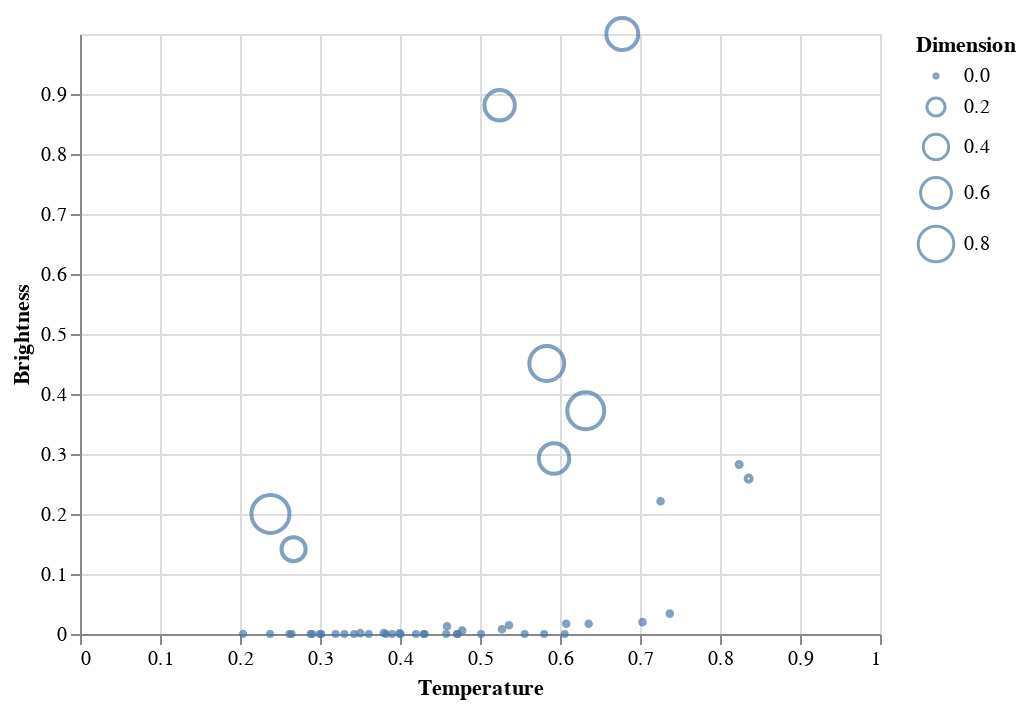

The notebook cell this image was saved under:
### Code cell
data = dataset[dataset['Spectral_Class'] == 'B']
data

alt.Chart(data).mark_point().encode( 
    
    x = alt.X('Temperature',
         scale = alt.Scale(domain = (min(dataset.Temperature), max(dataset.Temperature))),
         axis = alt.Axis(format='K', title='Temperature')
         ),
    
    y = alt.Y('L',
         scale = alt.Scale(domain = (min(dataset.L), max(dataset.L))),
         axis = alt.Axis(format='K', title='Brightness')
         ),
    
    size = alt.Size('R', legend = alt.Legend(title = 'Dimension'))
)

### Figure 1 — Vega-Lite specification as saved in the notebook (floating-point values rounded to 4 significant figures)
{"config": {"view": {"continuousWidth": 400, "continuousHeight": 300}}, "data": {"name": "data-b0aad1a338aa3014bfde48153b2b1852"}, "mark": "point", "encoding": {"size": {"type": "quantitative", "field": "R", "legend": {"title": "Dimension"}}, "x": {"type": "quantitative", "axis": {"format": "K", "title": "Temperature"}, "field": "Temperature", "scale": {"domain": [0.0, 1.0]}}, "y": {"type": "quantitative", "axis": {"format": "K", "title": "Brightness"}, "field": "L", "scale": {"domain": [0.0, 1.0]}}}, "$schema": "https://vega.github.io/schema/vega-lite/v4.8.1.json", "datasets": {"data-b0aad1a338aa3014bfde48153b2b1852": [{"Temperature": 0.6059, "L": 6.583e-08, "R": 0.0, "A_M": 1.122, "Color": "Blue-White", "Spectral_Class": "B", "Type": 2}, {"Temperature": 0.3826, "L": 1.521e-08, "R": 2.874e-06, "A_M": 1.187, "Color": "Blue-White", "Spectral_Class": "B", "Type": 2}, {"Temperature": 0.7373, "L": 0.03395, "R": 0.003229, "A_M": 0.3848, "Color": "Blue-White", "Spectral_Class": "B", "Type": 3}, {"Temperature": 0.3504, "L": 0.001337, "R": 0.003691, "A_M": 0.496, "Color": "Blue-White", "Spectral_Class": "B", "Type": 3}, {"Temperature": 0.2039, "L": 8.712e-05, "R": 0.001479, "A_M": 0.6022, "Color": "White", "Spectral_Class": "B", "Type": 3}, {"Temperature": 0.8358, "L": 0.259, "R": 0.01334, "A_M": 0.2901, "Color": "Blue", "Spectral_Class": "B", "Type": 4}, {"Temperature": 0.401, "L": 1.06e-09, "R": 3.387e-06, "A_M": 1.215, "Color": "Blue-White", "Spectral_Class": "B", "Type": 2}, {"Temperature": 0.3195, "L": 6.946e-10, "R": 2.566e-07, "A_M": 1.201, "Color": "Blue-White", "Spectral_Class": "B", "Type": 2}, {"Temperature": 0.2646, "L": 8.241e-10, "R": 4.106e-07, "A_M": 1.199, "Color": "Blue-White", "Spectral_Class": "B", "Type": 2}, {"Temperature": 0.2375, "L": 7.77e-10, "R": 1.54e-07, "A_M": 1.152, "Color": "Blue-White", "Spectral_Class": "B", "Type": 2}, {"Temperature": 0.4708, "L": 1.201e-09, "R": 2.412e-06, "A_M": 1.16, "Color": "Blue", "Spectral_Class": "B", "Type": 2}, {"Temperature": 0.824, "L": 0.2825, "R": 0.006154, "A_M": 0.2702, "Color": "Blue", "Spectral_Class": "B", "Type": 4}, {"Temperature": 0.3016, "L": 6.004e-10, "R": 7.236e-07, "A_M": 1.276, "Color": "Blue-White", "Spectral_Class": "B", "Type": 2}, {"Temperature": 0.5013, "L": 1.672e-09, "R": 1.437e-06, "A_M": 1.168, "Color": "Blue", "Spectral_Class": "B", "Type": 2}, {"Temperature": 0.4296, "L": 1.436e-09, "R": 4.824e-07, "A_M": 1.231, "Color": "Blue", "Spectral_Class": "B", "Type": 2}, {"Temperature": 0.3305, "L": 8.712e-10, "R": 6.774e-07, "A_M": 1.188, "Color": "Blue-White", "Spectral_Class": "B", "Type": 2}, {"Temperature": 0.2617, "L": 6.946e-10, "R": 2.977e-07, "A_M": 1.162, "Color": "Blue-White", "Spectral_Class": "B", "Type": 2}, {"Temperature": 0.2883, "L": 7.417e-10, "R": 5.389e-07, "A_M": 1.234, "Color": "Blue-White", "Spectral_Class": "B", "Type": 2}, {"Temperature": 0.2902, "L": 9.418e-10, "R": 8.006e-07, "A_M": 1.154, "Color": "Blue-White", "Spectral_Class": "B", "Type": 2}, {"Temperature": 0.7257, "L": 0.2213, "R": 0.003085, "A_M": 0.3943, "Color": "Blue-White", "Spectral_Class": "B", "Type": 3}, {"Temperature": 0.3797, "L": 0.001505, "R": 0.002911, "A_M": 0.4287, "Color": "Blue-White", "Spectral_Class": "B", "Type": 3}, {"Temperature": 0.6077, "L": 0.01707, "R": 0.003034, "A_M": 0.3958, "Color": "Blue-White", "Spectral_Class": "B", "Type": 3}, {"Temperature": 0.7031, "L": 0.01977, "R": 0.00328, "A_M": 0.3903, "Color": "Blue-White", "Spectral_Class": "B", "Type": 3}, {"Temperature": 0.6358, "L": 0.01709, "R": 0.002813, "A_M": 0.4048, "Color": "Blue-White", "Spectral_Class": "B", "Type": 3}, {"Temperature": 0.4777, "L": 0.005557, "R": 0.003475, "A_M": 0.4247, "Color": "Blue-White", "Spectral_Class": "B", "Type": 3}, {"Temperature": 0.6322, "L": 0.372, "R": 0.8617, "A_M": 0.1406, "Color": "Blue", "Spectral_Class": "B", "Type": 5}, {"Temperature": 0.2381, "L": 0.2001, "R": 0.913, "A_M": 0.1007, "Color": "Blue-White", "Spectral_Class": "B", "Type": 5}, {"Temperature": 0.267, "L": 0.1413, "R": 0.3638, "A_M": 0.2034, "Color": "Blue-White", "Spectral_Class": "B", "Type": 5}, {"Temperature": 0.5925, "L": 0.2925, "R": 0.5822, "A_M": 0.1834, "Color": "Blue-White", "Spectral_Class": "B", "Type": 5}, {"Temperature": 0.3902, "L": 1.554e-09, "R": 1.899e-06, "A_M": 1.236, "Color": "Blue", "Spectral_Class": "B", "Type": 2}, {"Temperature": 0.361, "L": 1.342e-09, "R": 1.54e-06, "A_M": 1.188, "Color": "Blue", "Spectral_Class": "B", "Type": 2}, {"Temperature": 0.3427, "L": 1.295e-09, "R": 1.488e-06, "A_M": 1.204, "Color": "Blue", "Spectral_Class": "B", "Type": 2}, {"Temperature": 0.2995, "L": 1.189e-09, "R": 1.642e-06, "A_M": 1.237, "Color": "Blue", "Spectral_Class": "B", "Type": 2}, {"Temperature": 0.4309, "L": 1.483e-09, "R": 2.053e-06, "A_M": 1.154, "Color": "Blue", "Spectral_Class": "B", "Type": 2}, {"Temperature": 0.4724, "L": 1.742e-09, "R": 2.977e-06, "A_M": 1.16, "Color": "Blue", "Spectral_Class": "B", "Type": 2}, {"Temperature": 0.5801, "L": 1.778e-09, "R": 2.207e-06, "A_M": 1.12, "Color": "Blue", "Spectral_Class": "B", "Type": 2}, {"Temperature": 0.5558, "L": 1.46e-09, "R": 1.026e-06, "A_M": 1.102, "Color": "Blue", "Spectral_Class": "B", "Type": 2}, {"Temperature": 0.4199, "L": 1.213e-09, "R": 1.129e-06, "A_M": 1.175, "Color": "Blue", "Spectral_Class": "B", "Type": 2}, {"Temperature": 0.4577, "L": 1.377e-09, "R": 8.109e-07, "A_M": 1.173, "Color": "Blue", "Spectral_Class": "B", "Type": 2}, {"Temperature": 0.5363, "L": 0.01466, "R": 0.00326, "A_M": 0.4113, "Color": "Blue-White", "Spectral_Class": "B", "Type": 3}, {"Temperature": 0.5274, "L": 0.007944, "R": 0.003403, "A_M": 0.4671, "Color": "Blue-White", "Spectral_Class": "B", "Type": 3}, {"Temperature": 0.4588, "L": 0.01286, "R": 0.00309, "A_M": 0.4407, "Color": "Blue-White", "Spectral_Class": "B", "Type": 3}, {"Temperature": 0.3994, "L": 0.00104, "R": 0.002897, "A_M": 0.4626, "Color": "Blue-White", "Spectral_Class": "B", "Type": 3}, {"Temperature": 0.5834, "L": 0.4509, "R": 0.7667, "A_M": 0.1535, "Color": "Blue-White", "Spectral_Class": "B", "Type": 5}, {"Temperature": 0.6779, "L": 1.0, "R": 0.6425, "A_M": 0.2159, "Color": "Blue-White", "Spectral_Class": "B", "Type": 5}, {"Temperature": 0.5246, "L": 0.8812, "R": 0.5799, "A_M": 0.2119, "Color": "Blue-White", "Spectral_Class": "B", "Type": 5}]}}
